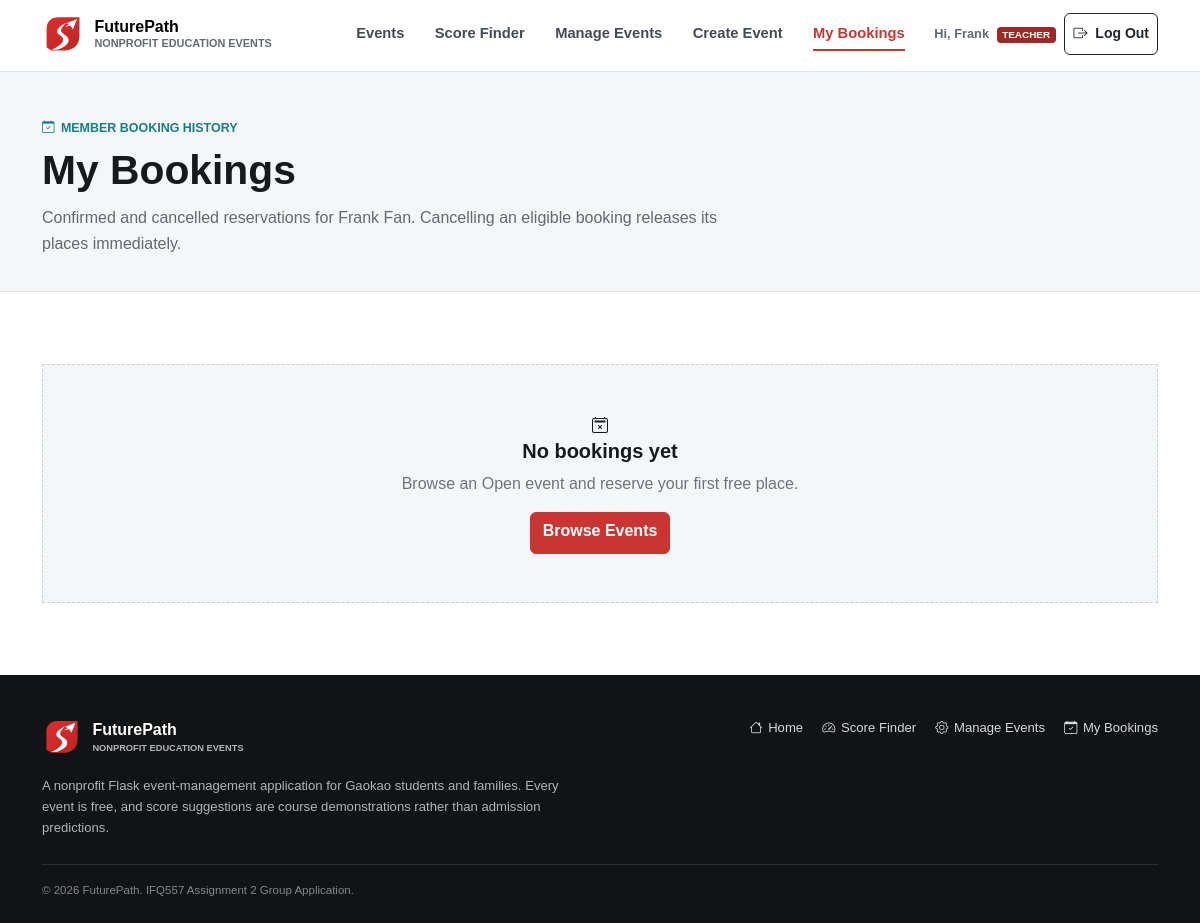
The page /bookings (signed in) on the database its author committed.
### futurepath/models.py (models this page shows)
class User(db.Model, UserMixin):
    id = db.Column(db.Integer, primary_key=True)
    first_name = db.Column(db.String(60), nullable=False)
    last_name = db.Column(db.String(60), nullable=False)
    email = db.Column(db.String(120), unique=True, nullable=False, index=True)
    password_hash = db.Column(db.String(255), nullable=False)
    contact_number = db.Column(db.String(30), nullable=False)
    street_address = db.Column(db.String(200), nullable=False)
    role = db.Column(db.String(20), nullable=False, default="student")
    created_at = db.Column(db.DateTime, nullable=False, default=datetime.now)
    events = db.relationship("Event", back_populates="owner", cascade="all, delete-orphan")
    bookings = db.relationship("Booking", back_populates="user", cascade="all, delete-orphan")
    comments = db.relationship("Comment", back_populates="user", cascade="all, delete-orphan")
    @property
    def full_name(self):
        return f"{self.first_name} {self.last_name}"
    @property
    def is_teacher(self):
        return self.role == "teacher"
    @property
    def role_label(self):
        return "Teacher" if self.is_teacher else "Student"

### futurepath/views.py (the view)
@main_bp.route("/bookings")
@login_required
def bookings():
    statement = db.select(Booking).where(Booking.user_id == current_user.id).order_by(Booking.booked_at.desc())
    user_bookings = db.session.scalars(statement).all()
    return render_template("bookings.html", bookings=user_bookings, cancel_form=EmptyForm())

### futurepath/templates/bookings.html (shortened to what this page needs)
{% extends "base.html" %}
{% block content %}
  <section class="page-hero compact">
    <div class="container">
      <span class="section-kicker"><i class="bi bi-calendar-check"></i> MEMBER BOOKING HISTORY</span>
      <h1>My Bookings</h1>
      <p>Confirmed and cancelled reservations for {{ current_user.full_name }}. Cancelling an eligible booking releases its places immediately.</p>
    </div>
  </section>
  <section class="section-space">
    <div class="container">
      {% if bookings %}
        <div class="booking-list">
          {% for booking in bookings %}
            <article class="booking-record">
              <div class="booking-record-image"><img src="{{ url_for('static', filename=booking.event.image_path) }}" alt=""></div>
              <div class="booking-record-main">
                <div class="booking-record-top"><span class="event-category">{{ booking.event.category.name|upper }}</span><span class="status-badge {{ booking.status_class }}">{{ booking.status }}</span></div>
                <h2><a class="stretched-link" href="{{ url_for('main.event_detail', event_id=booking.event.id) }}">{{ booking.event.title }}</a></h2>
                <div class="booking-facts">
                  <span><i class="bi bi-calendar3"></i> {{ booking.event.event_date.strftime('%d %B %Y') }}, {{ booking.event.start_time.strftime('%H:%M') }}</span>
                  <span><i class="bi bi-geo-alt"></i> {{ booking.event.venue }}</span>
                  <span><i class="bi bi-people"></i> {{ booking.quantity }} participant{{ '' if booking.quantity == 1 else 's' }}</span>
                  <span><i class="bi bi-activity"></i> Event status: {{ booking.event.status }}</span>
                </div>
              </div>
              <div class="booking-reference">
                <span>Booking ID</span><strong>{{ booking.reference }}</strong><small>Booked {{ booking.booked_at.strftime('%d %b %Y, %H:%M') }}</small><b>Free</b>
                {% if booking.can_cancel %}
                  <form class="booking-cancel-form" method="post" action="{{ url_for('main.cancel_booking', booking_id=booking.id) }}">
                    {{ cancel_form.hidden_tag() }}
                    <button class="btn btn-outline-danger btn-sm" type="submit"><i class="bi bi-x-circle me-1"></i> Cancel Booking</button>
                  </form>
                {% elif booking.is_cancelled %}
                  <small class="cancelled-note"><i class="bi bi-check-circle me-1"></i> Cancelled {{ booking.cancelled_at.strftime('%d %b %Y, %H:%M') }}</small>
                {% endif %}
              </div>
            </article>
          {% endfor %}
        </div>
      {% else %}
        <div class="empty-state"><i class="bi bi-calendar2-x"></i><h2 class="h5 fw-bold">No bookings yet</h2><p class="text-secondary">Browse an Open event and reserve your first free place.</p><a class="btn btn-primary" href="{{ url_for('main.index') }}#events">Browse Events</a></div>
      {% endif %}
    </div>
  </section>
{% endblock %}

### futurepath/templates/base.html (shortened to what this page needs)
<!doctype html>
<html lang="en">
<head>
  <link href="https://cdn.jsdelivr.net/npm/bootstrap@5.3.8/dist/css/bootstrap.min.css" rel="stylesheet">
  <link rel="stylesheet" href="https://cdn.jsdelivr.net/npm/bootstrap-icons@1.13.1/font/bootstrap-icons.min.css">
  <link rel="stylesheet" href="{{ url_for('static', filename='style/style.css') }}">
</head>
<body>
  <header class="site-header sticky-top">
    <nav class="navbar navbar-expand-lg" aria-label="Main navigation">
      <div class="container">
        <a class="navbar-brand" href="{{ url_for('main.index') }}" aria-label="FuturePath home">
          <span class="brand-mark"><img src="{{ url_for('static', filename='img/futurepath-mark.svg') }}" alt=""></span>
          <span class="brand-copy">FuturePath<small>NONPROFIT EDUCATION EVENTS</small></span>
        </a>
        <div class="collapse navbar-collapse" id="mainNav">
          <ul class="navbar-nav ms-auto align-items-lg-center">
            <li class="nav-item"><a class="nav-link {{ 'active' if request.endpoint == 'main.index' }}" href="{{ url_for('main.index') }}">Events</a></li>
            <li class="nav-item"><a class="nav-link {{ 'active' if request.endpoint == 'main.score_finder' }}" href="{{ url_for('main.score_finder') }}">Score Finder</a></li>
            {% if current_user.is_authenticated and current_user.is_teacher %}
              <li class="nav-item"><a class="nav-link {{ 'active' if request.endpoint in ['main.manage_events', 'main.edit_event', 'main.delete_event'] }}" href="{{ url_for('main.manage_events') }}">Manage Events</a></li>
              <li class="nav-item"><a class="nav-link {{ 'active' if request.endpoint == 'main.create_event' }}" href="{{ url_for('main.create_event') }}">Create Event</a></li>
            {% endif %}
            {% if current_user.is_authenticated %}
              <li class="nav-item"><a class="nav-link {{ 'active' if request.endpoint == 'main.bookings' }}" href="{{ url_for('main.bookings') }}">My Bookings</a></li>
            {% endif %}
          </ul>
          <div class="nav-account ms-lg-3">
            {% if current_user.is_authenticated %}
              <span class="nav-user">Hi, {{ current_user.first_name }} <b class="role-badge {{ current_user.role }}">{{ current_user.role_label }}</b></span>
              <form method="post" action="{{ url_for('auth.logout') }}" class="d-inline">
                <button class="btn btn-outline-dark btn-sm" type="submit"><i class="bi bi-box-arrow-right me-1"></i> Log Out</button>
              </form>
            {% else %}
              <a class="btn btn-outline-dark btn-sm" href="{{ url_for('auth.login') }}">Log In</a>
              <a class="btn btn-primary btn-sm" href="{{ url_for('auth.register') }}">Register</a>
            {% endif %}
          </div>
        </div>
      </div>
    </nav>
  </header>
  <main id="main-content">
    {% block content %}{% endblock %}
  </main>
  <footer class="site-footer">
    <div class="container">
      <div class="row g-4 align-items-start">
        <div class="col-lg-7">
          <div class="footer-brand"><img src="{{ url_for('static', filename='img/futurepath-mark.svg') }}" alt=""><span>FuturePath<small>NONPROFIT EDUCATION EVENTS</small></span></div>
          <p class="footer-copy">A nonprofit Flask event-management application for Gaokao students and families. Every event is free, and score suggestions are course demonstrations rather than admission predictions.</p>
        </div>
        <div class="col-lg-5">
          <div class="footer-links">
            <a class="footer-link" href="{{ url_for('main.index') }}"><i class="bi bi-house"></i> Home</a>
            <a class="footer-link" href="{{ url_for('main.score_finder') }}"><i class="bi bi-speedometer2"></i> Score Finder</a>
            {% if current_user.is_authenticated and current_user.is_teacher %}<a class="footer-link" href="{{ url_for('main.manage_events') }}"><i class="bi bi-gear"></i> Manage Events</a>{% endif %}
            {% if current_user.is_authenticated %}<a class="footer-link" href="{{ url_for('main.bookings') }}"><i class="bi bi-calendar-check"></i> My Bookings</a>{% endif %}
          </div>
        </div>
      </div>
      <div class="footer-bottom">&copy; {{ current_year }} FuturePath. IFQ557 Assignment 2 Group Application.</div>
    </div>
  </footer>
</body>
</html>

### futurepath/static/style/style.css (style rules this page uses)
:root { --ink: #17191c; --muted: #626972; --line: #dfe3e7; --paper: #ffffff; --canvas: #f5f6f7; --red: #c93632; --red-dark: #9f2724; --teal: #177f82; --yellow: #f3c75f; --shadow: 0 12px 30px rgba(23, 25, 28, 0.09); }
* { box-sizing: border-box; letter-spacing: 0; }
html { scroll-behavior: smooth; }
body { min-width: 320px; margin: 0; color: var(--ink); background: var(--paper); font-family: "PingFang SC", "Microsoft YaHei", "Noto Sans SC", Arial, sans-serif; line-height: 1.6; }
a { color: inherit; }
img { max-width: 100%; }
.site-header { min-height: 72px; background: rgba(255, 255, 255, 0.97); border-bottom: 1px solid var(--line); }
.navbar-brand { display: inline-flex; align-items: center; gap: 0.65rem; font-size: 1rem; font-weight: 800; }
.brand-mark { display: block; width: 42px; height: 42px; flex: 0 0 42px; }
.brand-mark img { display: block; width: 100%; height: 100%; }
.brand-copy { display: flex; flex-direction: column; line-height: 1.1; }
.brand-copy small { margin-top: 0.2rem; color: var(--muted); font-size: 0.68rem; font-weight: 600; }
.navbar-nav { gap: 0.2rem; }
.navbar .nav-link { position: relative; padding: 0.65rem 0.85rem !important; color: #454b52; font-size: 0.92rem; font-weight: 650; }
.navbar .nav-link:hover, .navbar .nav-link.active { color: var(--red); }
.navbar .nav-link.active::after { position: absolute; right: 0.85rem; bottom: 0.32rem; left: 0.85rem; height: 2px; content: ""; background: var(--red); }
.nav-account { display: flex; align-items: center; gap: 0.55rem; }
.nav-user { color: var(--muted); font-size: 0.8rem; font-weight: 700; }
.role-badge { display: inline-block; margin-left: 0.25rem; padding: 0.12rem 0.35rem; color: #fff; background: var(--teal); border-radius: 4px; font-size: 0.62rem; line-height: 1.2; text-transform: uppercase; }
.role-badge.teacher { background: var(--red-dark); }
.btn { min-height: 42px; border-radius: 6px; font-weight: 700; }
.btn-primary { --bs-btn-bg: var(--red); --bs-btn-border-color: var(--red); --bs-btn-hover-bg: var(--red-dark); --bs-btn-hover-border-color: var(--red-dark); --bs-btn-active-bg: var(--red-dark); --bs-btn-active-border-color: var(--red-dark); }
.btn-outline-dark { --bs-btn-hover-bg: var(--ink); --bs-btn-hover-border-color: var(--ink); }
.section-space { padding: 4.5rem 0; }
.section-kicker { display: inline-flex; align-items: center; gap: 0.4rem; color: var(--teal); font-size: 0.78rem; font-weight: 800; }
.page-hero { padding: 3.3rem 0 2.8rem; background: var(--canvas); border-bottom: 1px solid var(--line); }
.page-hero.compact { padding: 2.6rem 0 2.2rem; }
.page-hero h1 { margin: 0.4rem 0 0.65rem; font-size: 2.55rem; font-weight: 900; line-height: 1.2; }
.page-hero p { max-width: 720px; margin: 0; color: var(--muted); }
.empty-state { padding: 3rem 1rem; text-align: center; background: var(--canvas); border: 1px dashed #c9ced3; }
.site-footer { padding: 2.6rem 0 1.5rem; color: #d4d8dc; background: #111315; }
.footer-brand { display: inline-flex; align-items: center; gap: 0.65rem; color: #fff; font-weight: 850; }
.footer-brand img { width: 40px; height: 40px; }
.footer-brand span { display: flex; flex-direction: column; line-height: 1.1; }
.footer-brand small { margin-top: 0.25rem; color: #aeb5bb; font-size: 0.58rem; font-weight: 650; }
.footer-copy { max-width: 520px; margin: 0.65rem 0 0; color: #aeb5bb; font-size: 0.82rem; }
.footer-links { display: flex; flex-wrap: wrap; gap: 0.8rem 1.2rem; justify-content: flex-end; }
.footer-link { display: inline-flex; align-items: center; gap: 0.35rem; color: #d4d8dc; font-size: 0.82rem; text-decoration: none; }
.footer-bottom { margin-top: 1.6rem; padding-top: 1rem; color: #7f878e; border-top: 1px solid #2b2f33; font-size: 0.72rem; }

### rows shown on the page
User: first_name "Frank", role_label "TEACHER", full_name "Frank Fan"
